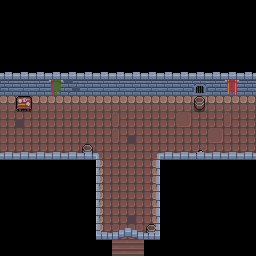

This is a level from a 2D game, rendered from its Tiled map with the project's own tilesets. A one-line summary and the complete map file follow:
An orthogonal 16x16 tile map with 16x16 px tiles, 3 tile layers (Background, Midground, Foreground), 2 tilesets and 10 objects (6x Goblin, 3x Torch, Chest).

<map version="1.2" tiledversion="1.3.4" orientation="orthogonal" renderorder="right-down" width="16" height="16" tilewidth="16" tileheight="16" infinite="0" nextlayerid="6" nextobjectid="23">
 <editorsettings>
  <export target="../assets/maps/fork/0/0.json" format="json" />
 </editorsettings>
 <tileset firstgid="1" name="tilemap" tilewidth="16" tileheight="16" tilecount="72" columns="9">
  <image source="../assets/tilemap.png" width="144" height="128" />
 </tileset>
 <tileset firstgid="73" name="sprite" tilewidth="16" tileheight="16" tilecount="252" columns="28">
  <image source="../assets/spritesheet.png" width="448" height="144" />
 </tileset>
 <layer id="2" name="Background" width="16" height="16">
  <data encoding="csv">
0,0,0,0,0,0,0,0,0,0,0,0,0,0,0,0,
0,0,0,0,0,0,0,0,0,0,0,0,0,0,0,0,
0,0,0,0,0,0,0,0,0,0,0,0,0,0,0,0,
0,0,0,0,0,0,0,0,0,0,0,0,0,0,0,0,
0,0,0,0,0,0,0,0,0,0,0,0,0,0,0,0,
44,43,43,43,52,43,43,43,43,43,43,43,53,43,43,43,
17,17,17,17,17,17,17,17,17,17,17,17,17,17,17,17,
12,21,12,12,12,12,12,22,12,12,12,13,12,12,22,12,
12,12,12,12,12,12,12,22,21,12,12,12,12,13,12,12,
12,12,12,12,12,12,12,12,12,12,12,12,12,12,12,12,
0,0,0,0,0,0,25,12,12,27,0,0,0,0,0,0,
0,0,0,0,0,0,25,12,12,27,0,0,0,0,0,0,
0,0,0,0,0,0,25,12,12,27,0,0,0,0,0,0,
0,0,0,0,0,0,25,12,21,27,0,0,0,0,0,0,
0,0,0,0,0,0,25,12,12,27,0,0,0,0,0,0,
0,0,0,0,0,0,0,28,28,0,0,0,0,0,0,0
</data>
 </layer>
 <layer id="3" name="Midground" width="16" height="16">
  <data encoding="csv">
0,0,0,0,0,0,0,0,0,0,0,0,0,0,0,0,
0,0,0,0,0,0,0,0,0,0,0,0,0,0,0,0,
0,0,0,0,0,0,0,0,0,0,0,0,0,0,0,0,
0,0,0,0,0,0,0,0,0,0,0,0,0,0,0,0,
37,37,37,37,37,37,37,37,37,37,37,37,37,37,37,37,
0,0,0,4,0,0,0,0,0,0,0,0,0,0,5,0,
0,15,0,0,0,0,0,0,0,0,0,0,2,0,0,0,
0,0,0,0,0,0,0,0,0,0,0,0,0,0,0,0,
0,0,0,0,0,0,0,0,0,0,0,0,0,0,0,0,
0,0,0,0,0,2,0,0,0,0,0,0,1,0,0,0,
37,37,37,37,37,37,0,0,0,0,37,37,37,37,37,37,
0,0,0,0,0,37,0,0,0,0,37,0,0,0,0,0,
0,0,0,0,0,37,0,0,0,0,37,0,0,0,0,0,
0,0,0,0,0,37,0,0,0,0,37,0,0,0,0,0,
0,0,0,0,0,37,0,0,0,2,37,0,0,0,0,0,
0,0,0,0,0,0,0,0,0,0,0,0,0,0,0,0
</data>
 </layer>
 <objectgroup id="4" name="Sprites">
  <object id="2" name="Goblin" gid="101" x="32.8384" y="141.843" width="16" height="16" />
  <object id="4" name="Goblin" gid="101" x="119.881" y="197.585" width="16" height="16" />
  <object id="5" name="Goblin" gid="101" x="206.923" y="131.409" width="16" height="16" />
  <object id="6" name="Torch" gid="163" x="160.719" y="92.3596" width="16" height="16" />
  <object id="7" name="Torch" gid="163" x="73.0806" y="95.6386" width="16" height="16" />
  <object id="8" name="Torch" gid="163" x="-0.249651" y="95.3405" width="16" height="16" />
  <object id="10" name="Chest" gid="107" x="121.669" y="134.688" width="16" height="16" />
  <object id="20" name="Goblin" gid="101" x="76.6577" y="124.054" width="16" height="16" />
  <object id="21" name="Goblin" gid="101" x="112.429" y="155.95" width="16" height="16" />
  <object id="22" name="Goblin" gid="101" x="166.085" y="129.42" width="16" height="16" />
 </objectgroup>
 <layer id="5" name="Foreground" width="16" height="16">
  <data encoding="csv">
0,0,0,0,0,0,0,0,0,0,0,0,0,0,0,0,
0,0,0,0,0,0,0,0,0,0,0,0,0,0,0,0,
0,0,0,0,0,0,0,0,0,0,0,0,0,0,0,0,
0,0,0,0,0,0,0,0,0,0,0,0,0,0,0,0,
66,66,66,66,66,66,66,66,66,66,66,66,66,66,66,66,
0,0,0,0,0,0,0,0,0,0,0,0,0,0,0,0,
0,0,0,0,0,0,0,0,0,0,0,0,0,0,0,0,
0,0,0,0,0,0,0,0,0,0,0,0,0,0,0,0,
0,0,0,0,0,0,0,0,0,0,0,0,0,0,0,0,
66,66,66,66,66,66,40,0,0,41,66,66,66,66,66,66,
0,0,0,0,0,0,49,0,0,50,0,0,0,0,0,0,
0,0,0,0,0,0,49,0,0,50,0,0,0,0,0,0,
0,0,0,0,0,0,49,0,0,50,0,0,0,0,0,0,
0,0,0,0,0,0,49,0,0,50,0,0,0,0,0,0,
0,0,0,0,0,0,65,62,63,69,0,0,0,0,0,0,
0,0,0,0,0,0,0,0,0,0,0,0,0,0,0,0
</data>
 </layer>
</map>
